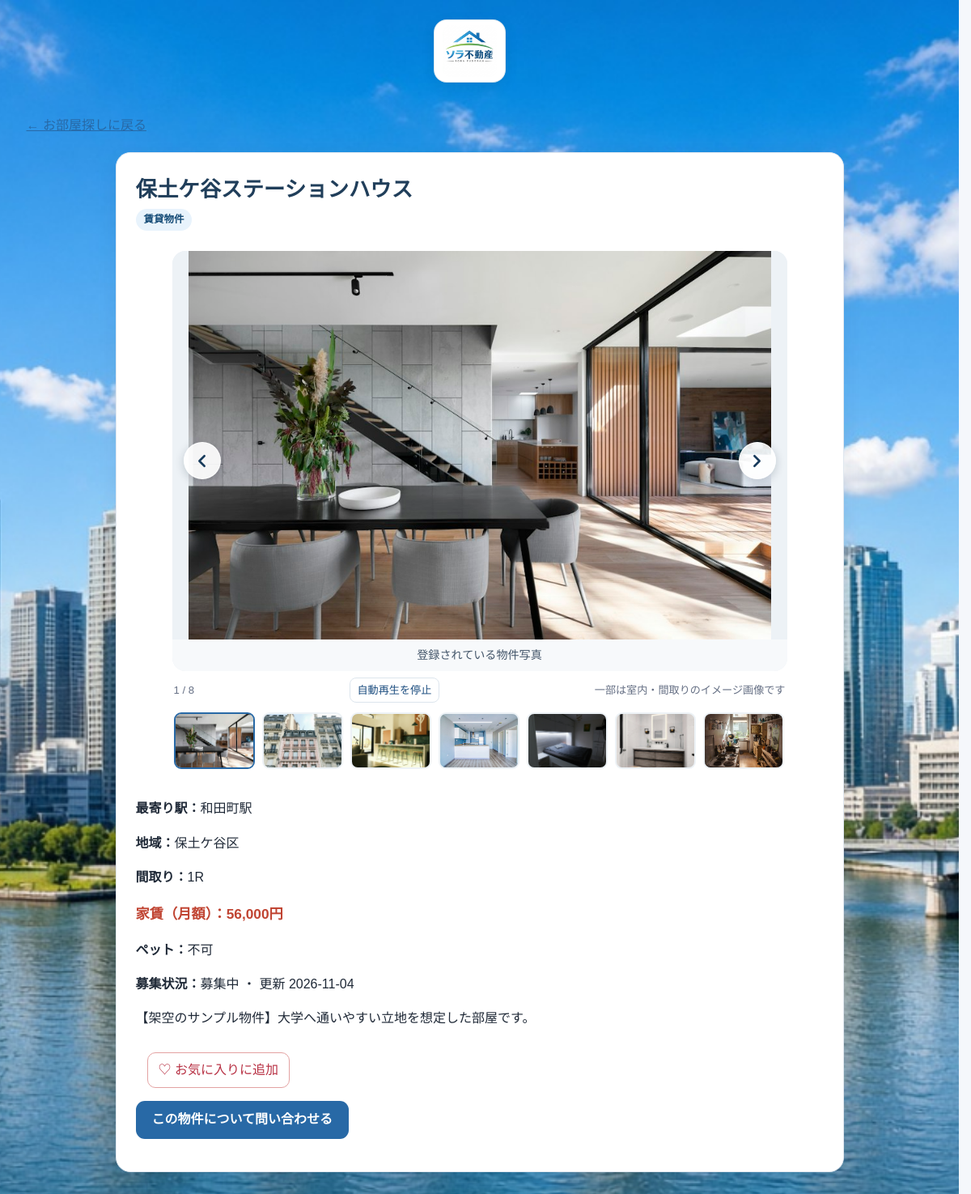
The app's page /property.php?id=25, older data.
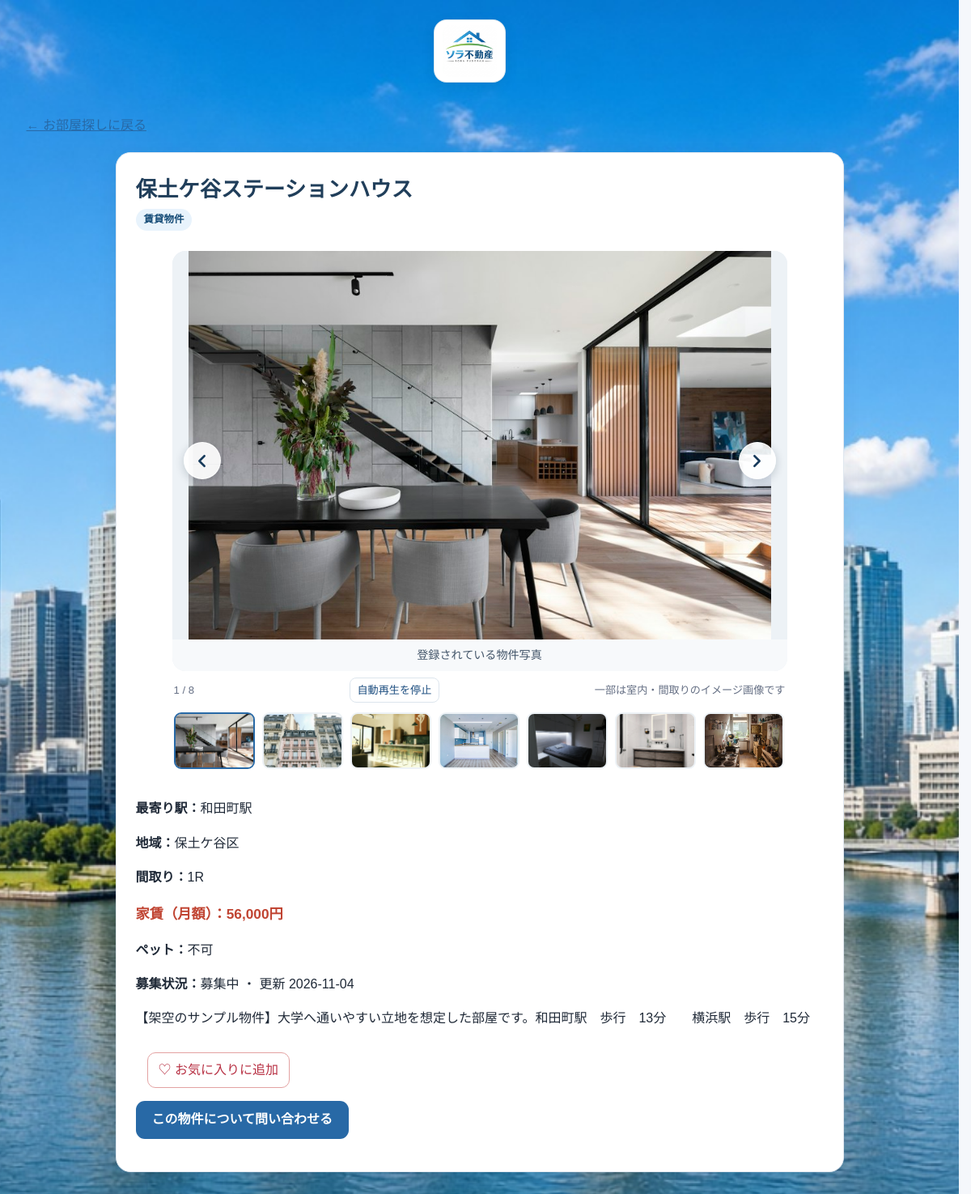
The same page, newer data.
### tables this page shows
CREATE TABLE `properties` (
  `id` int(11) NOT NULL AUTO_INCREMENT,
  `name` varchar(100) NOT NULL,
  `station` varchar(50) DEFAULT NULL,
  `area` varchar(50) DEFAULT NULL,
  `school` varchar(50) DEFAULT NULL,
  `transaction_type` varchar(10) NOT NULL DEFAULT 'rent',
  `rent` int(11) DEFAULT NULL,
  `sale_price` bigint(20) DEFAULT NULL,
  `management_fee` int(11) DEFAULT NULL,
  `deposit_amount` int(11) DEFAULT NULL,
  `key_money_amount` int(11) DEFAULT NULL,
  `pet_allowed` tinyint(1) NOT NULL DEFAULT 0,
  `layout` varchar(20) NOT NULL DEFAULT '1K',
  `area_sqm` decimal(6,2) DEFAULT NULL,
  `floor_number` smallint DEFAULT NULL,
  `initial_cost` int(11) DEFAULT NULL,
  `status` varchar(20) NOT NULL DEFAULT 'available',
  `description` text DEFAULT NULL,
  `image` varchar(200) DEFAULT 'images/property1.jpg',
  `updated_at` timestamp NOT NULL DEFAULT current_timestamp() ON UPDATE current_timestamp(),
  PRIMARY KEY (`id`)
);

### db.php (called while the page is built, shortened)
<?php
function h($s) { return htmlspecialchars((string)$s, ENT_QUOTES, 'UTF-8'); }

### property.php (the view, shortened to what this page needs)
<?php
require 'db.php';
$id = filter_var(input_string($_GET['id'] ?? ''), FILTER_VALIDATE_INT);
$serviceAreas = ['鶴見区', '神奈川区', '西区', '中区', '南区', '港南区', '保土ケ谷区', '旭区', '磯子区', '金沢区', '港北区', '緑区', '青葉区', '都筑区', '戸塚区', '栄区', '泉区', '瀬谷区', '川崎区', '幸区', '中原区', '高津区', '宮前区', '多摩区', '麻生区', '横浜市', '川崎市'];
$stmt = $pdo->prepare('SELECT * FROM properties WHERE id = ? AND area IN (' . implode(',', array_fill(0, count($serviceAreas), '?')) . ')');
$stmt->execute(array_merge([$id], $serviceAreas));
$property = $stmt->fetch(PDO::FETCH_ASSOC);
$isCustomer = !empty($_SESSION['customer_id']);
$isFavorite = $isCustomer && in_array($id, customer_favorite_ids($pdo, (int)$_SESSION['customer_id']), true);
$favoriteCsrf = $isCustomer ? csrf_token() : '';
$galleryImages = [
    ['src' => $property['image'] ?: 'images/property1.jpg', 'label' => '登録されている物件写真', 'alt' => $property['name'] . 'の登録写真'],
    ['src' => 'images/unsplash-exterior.jpg', 'label' => '外観の参考写真', 'alt' => '集合住宅の外観参考写真', 'credit' => 'Photo: Anthony DELANOIX / Unsplash', 'source_url' => 'https://unsplash.com/photos/apartment-building-JTcLVcE80B8'],
    ['src' => 'images/unsplash-living.jpg', 'label' => 'リビング・キッチンの参考写真', 'alt' => 'リビングとキッチンの参考写真', 'credit' => 'Photo: Danny Greenberg / Unsplash', 'source_url' => 'https://unsplash.com/photos/an-interior-shot-shows-a-modern-kitchen-and-living-room-QbdgGRQOHdM'],
    ['src' => 'images/unsplash-open-plan.jpg', 'label' => 'オープンキッチンの参考写真', 'alt' => '明るいオープンキッチンの参考写真', 'credit' => 'Photo: Louie A / Unsplash', 'source_url' => 'https://unsplash.com/photos/a-modern-kitchen-and-living-space-are-shown-e5yEXmGWjKo'],
    ['src' => 'images/unsplash-bedroom.jpg', 'label' => '寝室の参考写真', 'alt' => 'モダンな寝室の参考写真', 'credit' => 'Photo: Lukáš Parničan / Unsplash', 'source_url' => 'https://unsplash.com/photos/a-modern-bedroom-with-a-bed-and-built-in-lighting-LZ3IQuhGbQE'],
    ['src' => 'images/unsplash-bathroom.jpg', 'label' => '浴室の参考写真', 'alt' => 'モダンな浴室の参考写真', 'credit' => 'Photo: Billy Jo Catbagan / Unsplash', 'source_url' => 'https://unsplash.com/photos/a-bathroom-with-a-mirror-and-a-sink-o9tSmffkg7w'],
    ['src' => 'images/unsplash-kitchen.jpg', 'label' => 'キッチンの参考写真', 'alt' => 'キッチンの参考写真', 'credit' => 'Photo: Y K / Unsplash', 'source_url' => 'https://unsplash.com/photos/kitchen-interior-bn4Ve3NjQ8g'],
    ['src' => 'images/floor-plan-1k.svg', 'label' => '1K間取りイメージ（実際の間取りではありません）', 'alt' => '玄関、キッチン、浴室、居室を描いた1K間取りのイメージ'],
];
?>
<!DOCTYPE html>
<html lang="ja">
<head>
  <link rel="stylesheet" href="style.css?v=20261102-6">
</head>
<body>
<?php include ((basename(__DIR__) === 'admin' ? dirname(__DIR__) : __DIR__) . '/includes/site-brand.php'); ?>
<div class="page-shell">
  <p><a href="index.php">← お部屋探しに戻る</a></p>
  <article class="search-section">
    <h2><?= h($property['name']) ?></h2>
    <p class="transaction-badge"><?= $property['transaction_type'] === 'sale' ? '売買物件' : '賃貸物件' ?></p>
    <section class="property-gallery" aria-label="物件写真">
      <div class="gallery-stage">
        <div class="gallery-track" data-gallery-track>
          <?php foreach ($galleryImages as $index => $image): ?>
            <figure class="gallery-slide<?= $index === 0 ? ' is-active' : '' ?>" data-gallery-slide="<?= $index ?>" aria-hidden="<?= $index === 0 ? 'false' : 'true' ?>">
              <img src="<?= h($image['src']) ?>" alt="<?= h($image['alt']) ?>" <?= $index === 0 ? 'fetchpriority="high"' : 'loading="lazy"' ?>>
              <figcaption><?= h($image['label']) ?><?php if (!empty($image['credit'])): ?> <a href="<?= h($image['source_url']) ?>" target="_blank" rel="noopener noreferrer"><?= h($image['credit']) ?></a><?php endif; ?></figcaption>
            </figure>
          <?php endforeach; ?>
        </div>
        <button class="gallery-arrow gallery-prev" type="button" aria-label="前の写真へ"><svg viewBox="0 0 24 24" aria-hidden="true"><path d="m15 18-6-6 6-6"/></svg></button>
        <button class="gallery-arrow gallery-next" type="button" aria-label="次の写真へ"><svg viewBox="0 0 24 24" aria-hidden="true"><path d="m9 18 6-6-6-6"/></svg></button>
      </div>
      <div class="gallery-meta"><span data-gallery-count aria-live="polite">1 / <?= count($galleryImages) ?></span><button class="gallery-toggle" type="button" data-gallery-toggle aria-pressed="false">自動再生を停止</button><span>一部は室内・間取りのイメージ画像です</span></div>
      <div class="gallery-thumbnails" aria-label="写真を選択">
        <?php foreach ($galleryImages as $index => $image): ?>
          <button class="gallery-thumb<?= $index === 0 ? ' is-active' : '' ?>" type="button" data-gallery-thumb="<?= $index ?>" aria-label="<?= h($image['label']) ?>" aria-current="<?= $index === 0 ? 'true' : 'false' ?>">
            <img src="<?= h($image['src']) ?>" alt="" loading="lazy">
          </button>
        <?php endforeach; ?>
      </div>
    </section>
    <?php if ($property['station']): ?><p><strong>最寄り駅：</strong><?= h($property['station']) ?></p><?php endif; ?>
    <?php if ($property['area']): ?><p><strong>地域：</strong><?= h($property['area']) ?></p><?php endif; ?>
    <p><strong>間取り：</strong><?= h($property['layout']) ?></p>
    <?php if ($property['transaction_type'] === 'rent'): ?>
      <p class="price"><strong>家賃（月額）：</strong><?= number_format((int)$property['rent']) ?>円</p>
    <?php else: ?>
      <p class="price"><strong>販売価格：</strong><?= number_format((int)$property['sale_price']) ?>円</p>
      <?php if ($property['initial_cost'] !== null): ?><p><strong>諸費用の目安：</strong><?= number_format((int)$property['initial_cost']) ?>円</p><?php endif; ?>
    <?php endif; ?>
    <p><strong>ペット：</strong><?= (int)$property['pet_allowed'] === 1 ? '相談可' : '不可' ?></p>
    <p><strong>募集状況：</strong><?= ['available'=>'募集中','reserved'=>'申込あり','rented'=>'契約済み'][$property['status']] ?? '募集中' ?> ・ 更新 <?= h(substr((string)$property['updated_at'],0,10)) ?></p>
    <?php if (trim((string)$property['description']) !== ''): ?>
      <p><?= nl2br(h($property['description'])) ?></p>
    <?php endif; ?>
    <p><button type="button" class="fav-button" data-id="<?= (int)$property['id'] ?>" data-authenticated="<?= $isCustomer ? '1' : '0' ?>" data-favorite="<?= $isFavorite ? '1' : '0' ?>" data-csrf="<?= h($favoriteCsrf) ?>"></button></p>
    <?php if ($property['status'] !== 'rented'): ?><p><a class="contact-link" href="contact.php?property_id=<?= (int)$property['id'] ?>">この物件について問い合わせる</a></p><?php else: ?><p>こちらの物件は契約済みです。</p><?php endif; ?>
  </article>
</div>
</body>
</html>

### includes/site-brand.php (shortened to what this page needs)
<?php
$siteBasePath = str_replace('\\', '/', dirname((string)($_SERVER['SCRIPT_NAME'] ?? '/')));
$siteBasePath = rtrim($siteBasePath, '/.');
$siteHomeUrl = htmlspecialchars($siteBasePath . '/index.php', ENT_QUOTES, 'UTF-8');
$siteLogoUrl = htmlspecialchars($siteBasePath . '/images/Gemini_Generated_Image_ku7bpvku7bpvku7b.jpg', ENT_QUOTES, 'UTF-8');
?>
<header class="site-brand-header">
    <a class="brand" href="<?= $siteHomeUrl ?>" aria-label="Sora Living ホーム">
        <img src="<?= $siteLogoUrl ?>" alt="Sora Living">
    </a>
</header>

### style.css (style rules this page uses)
:root { color-scheme: light; --ink: #1f2937; --muted: #667085; --brand: #2869a6; --brand-dark: #1e4f80; --line: #dce5ed; --surface: #fff; --soft: #f4f8fb; --shadow: 0 12px 34px rgba(24, 49, 75, .10); }
* { box-sizing: border-box; }
html { scroll-behavior: smooth; scrollbar-gutter: stable; }
body { margin: 0; min-height: 100vh; color: var(--ink); background-color: #f5f7fb; background-image: url("images/getu2 (1).jpg"); background-repeat: no-repeat; background-size: cover; background-position: center top; background-attachment: fixed; font-family: "Noto Sans JP", "Yu Gothic", "Meiryo", sans-serif; line-height: 1.65; }
button, input, select, textarea { font: inherit; }
button, a, select { -webkit-tap-highlight-color: transparent; }
a { color: var(--brand); }
.page-shell { width: min(1120px, calc(100% - 40px)); margin: 0 auto; padding: 24px 0 40px; }
.site-brand-header { display: flex; align-items: flex-start; justify-content: center; width: min(900px, calc(100% - 40px)); min-height: 64px; margin: 0 auto; padding-top: 24px; }
.site-header > .brand, .site-brand-header .brand { transform: translateX(-12px); }
.brand { display: inline-flex; align-items: center; overflow: hidden; padding: 6px 10px; border: 1px solid rgba(220,229,237,.9); border-radius: 16px; background: #fff; box-shadow: 0 5px 16px rgba(24,49,75,.10); }
.brand img { display: block; width: auto; height: 64px; max-height: 64px; object-fit: contain; border-radius: 10px; }
.section-heading h2, .search-section h2 { margin: 0; color: #203e5a; font-size: clamp(1.25rem, 3vw, 1.65rem); }
.search-section { width: min(900px, 100%); margin: 20px auto 0; padding: 24px; border: 1px solid #e0e7ef; border-radius: 18px; background: var(--surface); box-shadow: 0 8px 24px rgba(24,49,75,.07); }
.property-gallery { width: min(760px, 100%); margin: 18px auto 26px; }
.gallery-stage { position: relative; overflow: hidden; min-height: 240px; border-radius: 16px; background: #edf2f6; }
.gallery-track { display: flex; width: 100%; transition: transform .45s cubic-bezier(.22,.7,.2,1); }
.gallery-slide { display: grid; flex: 0 0 100%; grid-template-rows: minmax(240px, 480px) auto; min-width: 0; margin: 0; }
.gallery-slide img { display: block; width: 100%; height: 100%; max-height: 480px; object-fit: contain; background: #edf2f6; }
.gallery-slide figcaption { padding: 8px 14px; color: #44566a; font-size: .88rem; text-align: center; background: #f7f9fb; }
.gallery-arrow { position: absolute; top: 50%; display: grid; width: 46px; height: 46px; place-items: center; transform: translateY(-50%); border: 1px solid rgba(255,255,255,.8); border-radius: 50%; color: #183b5c; background: rgba(255,255,255,.9); box-shadow: 0 3px 12px rgba(10,30,50,.2); cursor: pointer; }
.gallery-arrow svg { display: block; width: 25px; height: 25px; fill: none; stroke: currentColor; stroke-width: 2.5; stroke-linecap: round; stroke-linejoin: round; }
.gallery-prev { left: 14px; }
.gallery-next { right: 14px; }
.gallery-meta { display: flex; align-items: center; justify-content: space-between; flex-wrap: wrap; gap: 8px 12px; margin: 8px 2px; color: var(--muted); font-size: .82rem; }
.gallery-toggle { padding: 4px 9px; border: 1px solid var(--line); border-radius: 8px; color: var(--brand-dark); background: #fff; font-size: .82rem; cursor: pointer; }
.gallery-thumbnails { display: flex; gap: 9px; overflow-x: auto; padding: 4px 2px 10px; }
.gallery-thumb { flex: 0 0 100px; overflow: hidden; height: 70px; padding: 0; border: 2px solid transparent; border-radius: 9px; background: #edf2f6; cursor: pointer; }
.gallery-thumb.is-active { border-color: var(--brand); }
.gallery-thumb img { display: block; width: 100%; height: 100%; object-fit: cover; }
.price { color: #c04432 !important; font-size: 1.08rem !important; font-weight: 800; }
.transaction-badge { display: inline-block; width: fit-content; margin: 0 0 7px; padding: 3px 10px; border-radius: 999px; color: #174d78; background: #e8f3fc; font-size: .78rem; font-weight: 800; }
.fav-button { margin: 12px 14px 0; padding: 8px 13px; border: 1px solid #e3a2a2; border-radius: 10px; color: #b83245; background: #fff; cursor: pointer; }
.contact-link { display: inline-flex; align-items: center; justify-content: center; min-height: 46px; padding: 10px 20px; border-radius: 11px; color: #fff; background: var(--brand); font-weight: 700; text-decoration: none; }

Row changes from the older to the newer data that the page shows:
changed properties "保土ケ谷ステーションハウス": description "【架空のサンプル物件】大学へ通いやすい立地を想定した部屋です。" → "【架空のサンプル物件】大学へ通いやすい立地を想定した部屋です。和田町駅 歩行 13分 横浜駅 歩行 15分"
